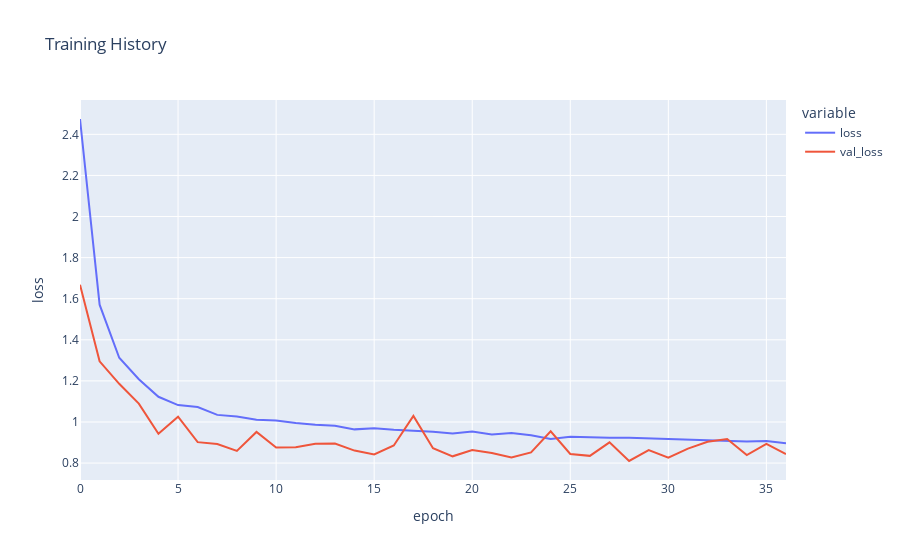

Source (notebook cell):
### Code cell
figure_ethnicity = px.line(
    history_ethnicity.history, y=['loss', 'val_loss'],
    labels={'index': 'epoch', 'value': 'loss'}, 
    title='Training History')

figure_ethnicity.show()

### Figure 1 — Plotly figure (JSON) as saved in the notebook; plotly's stock layout.template omitted (floating-point values rounded to 4 significant figures)
{"data": [{"hovertemplate": "variable=loss<br>epoch=%{x}<br>loss=%{y}<extra></extra>", "legendgroup": "loss", "line": {"color": "#636efa", "dash": "solid"}, "marker": {"symbol": "circle"}, "mode": "lines", "name": "loss", "orientation": "v", "showlegend": true, "type": "scatter", "x": [0, 1, 2, 3, 4, 5, 6, 7, 8, 9, 10, 11, 12, 13, 14, 15, 16, 17, 18, 19, 20, 21, 22, 23, 24, 25, 26, 27, 28, 29, 30, 31, 32, 33, 34, 35, 36], "xaxis": "x", "y": [2.475, 1.571, 1.313, 1.208, 1.123, 1.082, 1.073, 1.034, 1.026, 1.011, 1.007, 0.9947, 0.9867, 0.9818, 0.964, 0.9699, 0.9625, 0.9576, 0.953, 0.9437, 0.9533, 0.9394, 0.9466, 0.9348, 0.9171, 0.9281, 0.9238, 0.9229, 0.9235, 0.92, 0.9167, 0.9123, 0.9111, 0.9079, 0.9047, 0.9069, 0.8964], "yaxis": "y"}, {"hovertemplate": "variable=val_loss<br>epoch=%{x}<br>loss=%{y}<extra></extra>", "legendgroup": "val_loss", "line": {"color": "#EF553B", "dash": "solid"}, "marker": {"symbol": "circle"}, "mode": "lines", "name": "val_loss", "orientation": "v", "showlegend": true, "type": "scatter", "x": [0, 1, 2, 3, 4, 5, 6, 7, 8, 9, 10, 11, 12, 13, 14, 15, 16, 17, 18, 19, 20, 21, 22, 23, 24, 25, 26, 27, 28, 29, 30, 31, 32, 33, 34, 35, 36], "xaxis": "x", "y": [1.668, 1.295, 1.186, 1.089, 0.9421, 1.025, 0.9018, 0.8927, 0.8594, 0.9516, 0.8753, 0.8769, 0.8935, 0.8951, 0.8608, 0.8416, 0.8855, 1.03, 0.8726, 0.8328, 0.8638, 0.8492, 0.8272, 0.8521, 0.9544, 0.8442, 0.835, 0.901, 0.81, 0.8628, 0.8258, 0.8701, 0.9039, 0.9171, 0.8388, 0.8934, 0.8435], "yaxis": "y"}], "layout": {"legend": {"title": {"text": "variable"}, "tracegroupgap": 0}, "title": {"text": "Training History"}, "xaxis": {"anchor": "y", "domain": [0, 1], "title": {"text": "epoch"}}, "yaxis": {"anchor": "x", "domain": [0, 1], "title": {"text": "loss"}}}}
